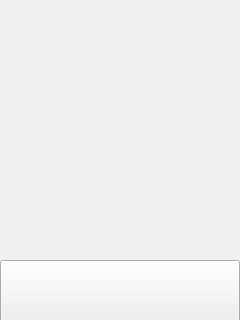
<?xml version="1.0" encoding="UTF-8"?>
<ui version="4.0">
 <class>MainWindow</class>
 <widget class="QMainWindow" name="MainWindow">
  <property name="geometry">
   <rect>
    <x>0</x>
    <y>0</y>
    <width>240</width>
    <height>320</height>
   </rect>
  </property>
  <property name="mouseTracking">
   <bool>false</bool>
  </property>
  <property name="contextMenuPolicy">
   <enum>Qt::DefaultContextMenu</enum>
  </property>
  <property name="windowTitle">
   <string>MainWindow</string>
  </property>
  <property name="windowOpacity">
   <double>0.000000000000000</double>
  </property>
  <widget class="QWidget" name="centralWidget">
   <property name="maximumSize">
    <size>
     <width>240</width>
     <height>320</height>
    </size>
   </property>
   <property name="styleSheet">
    <string notr="true">QWidget#centralWidget{background-image: url(:/new/picture/guaishouxianjing.for.pc_paopaoche/怪兽仙境2/cover.png);}</string>
   </property>
   <widget class="QPushButton" name="pushButton">
    <property name="geometry">
     <rect>
      <x>0</x>
      <y>260</y>
      <width>240</width>
      <height>63</height>
     </rect>
    </property>
    <property name="maximumSize">
     <size>
      <width>240</width>
      <height>63</height>
     </size>
    </property>
    <property name="styleSheet">
     <string notr="true">border-image: url(:/new/picture/guaishouxianjing.for.pc_paopaoche/怪兽仙境2/cc.png);</string>
    </property>
    <property name="text">
     <string/>
    </property>
   </widget>
  </widget>
 </widget>
 <layoutdefault spacing="6" margin="11"/>
 <resources/>
 <connections/>
</ui>
